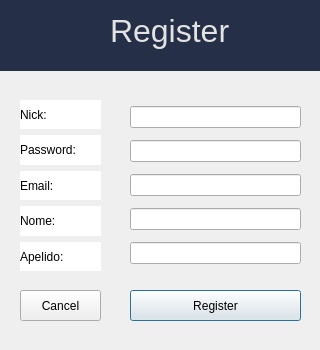
<?xml version="1.0" encoding="UTF-8"?>
<ui version="4.0">
 <class>Register</class>
 <widget class="QDialog" name="Register">
  <property name="geometry">
   <rect>
    <x>0</x>
    <y>0</y>
    <width>320</width>
    <height>350</height>
   </rect>
  </property>
  <property name="windowTitle">
   <string>Dialog</string>
  </property>
  <widget class="QPushButton" name="pushButton_2">
   <property name="geometry">
    <rect>
     <x>130</x>
     <y>290</y>
     <width>171</width>
     <height>31</height>
    </rect>
   </property>
   <property name="text">
    <string>Register</string>
   </property>
  </widget>
  <widget class="QWidget" name="verticalLayoutWidget_2">
   <property name="geometry">
    <rect>
     <x>130</x>
     <y>100</y>
     <width>171</width>
     <height>171</height>
    </rect>
   </property>
   <layout class="QVBoxLayout" name="Dados">
    <item>
     <widget class="QLineEdit" name="Nick"/>
    </item>
    <item>
     <widget class="QLineEdit" name="password_2"/>
    </item>
    <item>
     <widget class="QLineEdit" name="Email"/>
    </item>
    <item>
     <widget class="QLineEdit" name="Nome_2"/>
    </item>
    <item>
     <widget class="QLineEdit" name="Apelido_2"/>
    </item>
   </layout>
  </widget>
  <widget class="QLabel" name="label">
   <property name="geometry">
    <rect>
     <x>0</x>
     <y>0</y>
     <width>381</width>
     <height>71</height>
    </rect>
   </property>
   <property name="palette">
    <palette>
     <active>
      <colorrole role="WindowText">
       <brush brushstyle="SolidPattern">
        <color alpha="255">
         <red>0</red>
         <green>0</green>
         <blue>0</blue>
        </color>
       </brush>
      </colorrole>
      <colorrole role="Button">
       <brush brushstyle="SolidPattern">
        <color alpha="255">
         <red>230</red>
         <green>230</green>
         <blue>230</blue>
        </color>
       </brush>
      </colorrole>
      <colorrole role="Light">
       <brush brushstyle="SolidPattern">
        <color alpha="255">
         <red>255</red>
         <green>255</green>
         <blue>255</blue>
        </color>
       </brush>
      </colorrole>
      <colorrole role="Midlight">
       <brush brushstyle="SolidPattern">
        <color alpha="255">
         <red>242</red>
         <green>242</green>
         <blue>242</blue>
        </color>
       </brush>
      </colorrole>
      <colorrole role="Dark">
       <brush brushstyle="SolidPattern">
        <color alpha="255">
         <red>115</red>
         <green>115</green>
         <blue>115</blue>
        </color>
       </brush>
      </colorrole>
      <colorrole role="Mid">
       <brush brushstyle="SolidPattern">
        <color alpha="255">
         <red>153</red>
         <green>153</green>
         <blue>153</blue>
        </color>
       </brush>
      </colorrole>
      <colorrole role="Text">
       <brush brushstyle="SolidPattern">
        <color alpha="255">
         <red>0</red>
         <green>0</green>
         <blue>0</blue>
        </color>
       </brush>
      </colorrole>
      <colorrole role="BrightText">
       <brush brushstyle="SolidPattern">
        <color alpha="255">
         <red>255</red>
         <green>255</green>
         <blue>255</blue>
        </color>
       </brush>
      </colorrole>
      <colorrole role="ButtonText">
       <brush brushstyle="SolidPattern">
        <color alpha="255">
         <red>0</red>
         <green>0</green>
         <blue>0</blue>
        </color>
       </brush>
      </colorrole>
      <colorrole role="Base">
       <brush brushstyle="SolidPattern">
        <color alpha="255">
         <red>255</red>
         <green>255</green>
         <blue>255</blue>
        </color>
       </brush>
      </colorrole>
      <colorrole role="Window">
       <brush brushstyle="SolidPattern">
        <color alpha="255">
         <red>37</red>
         <green>47</green>
         <blue>72</blue>
        </color>
       </brush>
      </colorrole>
      <colorrole role="Shadow">
       <brush brushstyle="SolidPattern">
        <color alpha="255">
         <red>0</red>
         <green>0</green>
         <blue>0</blue>
        </color>
       </brush>
      </colorrole>
      <colorrole role="AlternateBase">
       <brush brushstyle="SolidPattern">
        <color alpha="255">
         <red>242</red>
         <green>242</green>
         <blue>242</blue>
        </color>
       </brush>
      </colorrole>
      <colorrole role="ToolTipBase">
       <brush brushstyle="SolidPattern">
        <color alpha="255">
         <red>255</red>
         <green>255</green>
         <blue>220</blue>
        </color>
       </brush>
      </colorrole>
      <colorrole role="ToolTipText">
       <brush brushstyle="SolidPattern">
        <color alpha="255">
         <red>0</red>
         <green>0</green>
         <blue>0</blue>
        </color>
       </brush>
      </colorrole>
     </active>
     <inactive>
      <colorrole role="WindowText">
       <brush brushstyle="SolidPattern">
        <color alpha="255">
         <red>0</red>
         <green>0</green>
         <blue>0</blue>
        </color>
       </brush>
      </colorrole>
      <colorrole role="Button">
       <brush brushstyle="SolidPattern">
        <color alpha="255">
         <red>230</red>
         <green>230</green>
         <blue>230</blue>
        </color>
       </brush>
      </colorrole>
      <colorrole role="Light">
       <brush brushstyle="SolidPattern">
        <color alpha="255">
         <red>255</red>
         <green>255</green>
         <blue>255</blue>
        </color>
       </brush>
      </colorrole>
      <colorrole role="Midlight">
       <brush brushstyle="SolidPattern">
        <color alpha="255">
         <red>242</red>
         <green>242</green>
         <blue>242</blue>
        </color>
       </brush>
      </colorrole>
      <colorrole role="Dark">
       <brush brushstyle="SolidPattern">
        <color alpha="255">
         <red>115</red>
         <green>115</green>
         <blue>115</blue>
        </color>
       </brush>
      </colorrole>
      <colorrole role="Mid">
       <brush brushstyle="SolidPattern">
        <color alpha="255">
         <red>153</red>
         <green>153</green>
         <blue>153</blue>
        </color>
       </brush>
      </colorrole>
      <colorrole role="Text">
       <brush brushstyle="SolidPattern">
        <color alpha="255">
         <red>0</red>
         <green>0</green>
         <blue>0</blue>
        </color>
       </brush>
      </colorrole>
      <colorrole role="BrightText">
       <brush brushstyle="SolidPattern">
        <color alpha="255">
         <red>255</red>
         <green>255</green>
         <blue>255</blue>
        </color>
       </brush>
      </colorrole>
      <colorrole role="ButtonText">
       <brush brushstyle="SolidPattern">
        <color alpha="255">
         <red>0</red>
         <green>0</green>
         <blue>0</blue>
        </color>
       </brush>
      </colorrole>
      <colorrole role="Base">
       <brush brushstyle="SolidPattern">
        <color alpha="255">
         <red>255</red>
         <green>255</green>
         <blue>255</blue>
        </color>
       </brush>
      </colorrole>
      <colorrole role="Window">
       <brush brushstyle="SolidPattern">
        <color alpha="255">
         <red>37</red>
         <green>47</green>
         <blue>72</blue>
        </color>
       </brush>
      </colorrole>
      <colorrole role="Shadow">
       <brush brushstyle="SolidPattern">
        <color alpha="255">
         <red>0</red>
         <green>0</green>
         <blue>0</blue>
        </color>
       </brush>
      </colorrole>
      <colorrole role="AlternateBase">
       <brush brushstyle="SolidPattern">
        <color alpha="255">
         <red>242</red>
         <green>242</green>
         <blue>242</blue>
        </color>
       </brush>
      </colorrole>
      <colorrole role="ToolTipBase">
       <brush brushstyle="SolidPattern">
        <color alpha="255">
         <red>255</red>
         <green>255</green>
         <blue>220</blue>
        </color>
       </brush>
      </colorrole>
      <colorrole role="ToolTipText">
       <brush brushstyle="SolidPattern">
        <color alpha="255">
         <red>0</red>
         <green>0</green>
         <blue>0</blue>
        </color>
       </brush>
      </colorrole>
     </inactive>
     <disabled>
      <colorrole role="WindowText">
       <brush brushstyle="SolidPattern">
        <color alpha="255">
         <red>115</red>
         <green>115</green>
         <blue>115</blue>
        </color>
       </brush>
      </colorrole>
      <colorrole role="Button">
       <brush brushstyle="SolidPattern">
        <color alpha="255">
         <red>230</red>
         <green>230</green>
         <blue>230</blue>
        </color>
       </brush>
      </colorrole>
      <colorrole role="Light">
       <brush brushstyle="SolidPattern">
        <color alpha="255">
         <red>255</red>
         <green>255</green>
         <blue>255</blue>
        </color>
       </brush>
      </colorrole>
      <colorrole role="Midlight">
       <brush brushstyle="SolidPattern">
        <color alpha="255">
         <red>242</red>
         <green>242</green>
         <blue>242</blue>
        </color>
       </brush>
      </colorrole>
      <colorrole role="Dark">
       <brush brushstyle="SolidPattern">
        <color alpha="255">
         <red>115</red>
         <green>115</green>
         <blue>115</blue>
        </color>
       </brush>
      </colorrole>
      <colorrole role="Mid">
       <brush brushstyle="SolidPattern">
        <color alpha="255">
         <red>153</red>
         <green>153</green>
         <blue>153</blue>
        </color>
       </brush>
      </colorrole>
      <colorrole role="Text">
       <brush brushstyle="SolidPattern">
        <color alpha="255">
         <red>115</red>
         <green>115</green>
         <blue>115</blue>
        </color>
       </brush>
      </colorrole>
      <colorrole role="BrightText">
       <brush brushstyle="SolidPattern">
        <color alpha="255">
         <red>255</red>
         <green>255</green>
         <blue>255</blue>
        </color>
       </brush>
      </colorrole>
      <colorrole role="ButtonText">
       <brush brushstyle="SolidPattern">
        <color alpha="255">
         <red>115</red>
         <green>115</green>
         <blue>115</blue>
        </color>
       </brush>
      </colorrole>
      <colorrole role="Base">
       <brush brushstyle="SolidPattern">
        <color alpha="255">
         <red>37</red>
         <green>47</green>
         <blue>72</blue>
        </color>
       </brush>
      </colorrole>
      <colorrole role="Window">
       <brush brushstyle="SolidPattern">
        <color alpha="255">
         <red>37</red>
         <green>47</green>
         <blue>72</blue>
        </color>
       </brush>
      </colorrole>
      <colorrole role="Shadow">
       <brush brushstyle="SolidPattern">
        <color alpha="255">
         <red>0</red>
         <green>0</green>
         <blue>0</blue>
        </color>
       </brush>
      </colorrole>
      <colorrole role="AlternateBase">
       <brush brushstyle="SolidPattern">
        <color alpha="255">
         <red>230</red>
         <green>230</green>
         <blue>230</blue>
        </color>
       </brush>
      </colorrole>
      <colorrole role="ToolTipBase">
       <brush brushstyle="SolidPattern">
        <color alpha="255">
         <red>255</red>
         <green>255</green>
         <blue>220</blue>
        </color>
       </brush>
      </colorrole>
      <colorrole role="ToolTipText">
       <brush brushstyle="SolidPattern">
        <color alpha="255">
         <red>0</red>
         <green>0</green>
         <blue>0</blue>
        </color>
       </brush>
      </colorrole>
     </disabled>
    </palette>
   </property>
   <property name="autoFillBackground">
    <bool>true</bool>
   </property>
   <property name="text">
    <string/>
   </property>
   <property name="scaledContents">
    <bool>false</bool>
   </property>
  </widget>
  <widget class="QPushButton" name="pushButton">
   <property name="geometry">
    <rect>
     <x>20</x>
     <y>290</y>
     <width>81</width>
     <height>31</height>
    </rect>
   </property>
   <property name="text">
    <string>Cancel</string>
   </property>
  </widget>
  <widget class="QLabel" name="label_2">
   <property name="geometry">
    <rect>
     <x>110</x>
     <y>10</y>
     <width>121</width>
     <height>41</height>
    </rect>
   </property>
   <property name="palette">
    <palette>
     <active>
      <colorrole role="WindowText">
       <brush brushstyle="SolidPattern">
        <color alpha="255">
         <red>227</red>
         <green>227</green>
         <blue>227</blue>
        </color>
       </brush>
      </colorrole>
      <colorrole role="Text">
       <brush brushstyle="SolidPattern">
        <color alpha="255">
         <red>255</red>
         <green>255</green>
         <blue>255</blue>
        </color>
       </brush>
      </colorrole>
     </active>
     <inactive>
      <colorrole role="WindowText">
       <brush brushstyle="SolidPattern">
        <color alpha="255">
         <red>227</red>
         <green>227</green>
         <blue>227</blue>
        </color>
       </brush>
      </colorrole>
      <colorrole role="Text">
       <brush brushstyle="SolidPattern">
        <color alpha="255">
         <red>255</red>
         <green>255</green>
         <blue>255</blue>
        </color>
       </brush>
      </colorrole>
     </inactive>
     <disabled>
      <colorrole role="WindowText">
       <brush brushstyle="SolidPattern">
        <color alpha="255">
         <red>120</red>
         <green>120</green>
         <blue>120</blue>
        </color>
       </brush>
      </colorrole>
      <colorrole role="Text">
       <brush brushstyle="SolidPattern">
        <color alpha="255">
         <red>120</red>
         <green>120</green>
         <blue>120</blue>
        </color>
       </brush>
      </colorrole>
     </disabled>
    </palette>
   </property>
   <property name="font">
    <font>
     <family>Arial</family>
     <pointsize>24</pointsize>
     <weight>50</weight>
     <bold>false</bold>
    </font>
   </property>
   <property name="text">
    <string>Register</string>
   </property>
  </widget>
  <widget class="QWidget" name="verticalLayoutWidget">
   <property name="geometry">
    <rect>
     <x>20</x>
     <y>100</y>
     <width>81</width>
     <height>171</height>
    </rect>
   </property>
   <layout class="QVBoxLayout" name="verticalLayout">
    <property name="sizeConstraint">
     <enum>QLayout::SetDefaultConstraint</enum>
    </property>
    <item>
     <widget class="QLabel" name="nick">
      <property name="palette">
       <palette>
        <active>
         <colorrole role="Base">
          <brush brushstyle="SolidPattern">
           <color alpha="255">
            <red>255</red>
            <green>255</green>
            <blue>255</blue>
           </color>
          </brush>
         </colorrole>
         <colorrole role="Window">
          <brush brushstyle="SolidPattern">
           <color alpha="255">
            <red>255</red>
            <green>255</green>
            <blue>255</blue>
           </color>
          </brush>
         </colorrole>
        </active>
        <inactive>
         <colorrole role="Base">
          <brush brushstyle="SolidPattern">
           <color alpha="255">
            <red>255</red>
            <green>255</green>
            <blue>255</blue>
           </color>
          </brush>
         </colorrole>
         <colorrole role="Window">
          <brush brushstyle="SolidPattern">
           <color alpha="255">
            <red>255</red>
            <green>255</green>
            <blue>255</blue>
           </color>
          </brush>
         </colorrole>
        </inactive>
        <disabled>
         <colorrole role="Base">
          <brush brushstyle="SolidPattern">
           <color alpha="255">
            <red>255</red>
            <green>255</green>
            <blue>255</blue>
           </color>
          </brush>
         </colorrole>
         <colorrole role="Window">
          <brush brushstyle="SolidPattern">
           <color alpha="255">
            <red>255</red>
            <green>255</green>
            <blue>255</blue>
           </color>
          </brush>
         </colorrole>
        </disabled>
       </palette>
      </property>
      <property name="autoFillBackground">
       <bool>true</bool>
      </property>
      <property name="text">
       <string>Nick:</string>
      </property>
      <property name="scaledContents">
       <bool>false</bool>
      </property>
      <property name="margin">
       <number>0</number>
      </property>
      <property name="indent">
       <number>-1</number>
      </property>
      <property name="textInteractionFlags">
       <set>Qt::NoTextInteraction</set>
      </property>
     </widget>
    </item>
    <item>
     <widget class="QLabel" name="password">
      <property name="palette">
       <palette>
        <active>
         <colorrole role="Base">
          <brush brushstyle="SolidPattern">
           <color alpha="255">
            <red>255</red>
            <green>255</green>
            <blue>255</blue>
           </color>
          </brush>
         </colorrole>
         <colorrole role="Window">
          <brush brushstyle="SolidPattern">
           <color alpha="255">
            <red>255</red>
            <green>255</green>
            <blue>255</blue>
           </color>
          </brush>
         </colorrole>
        </active>
        <inactive>
         <colorrole role="Base">
          <brush brushstyle="SolidPattern">
           <color alpha="255">
            <red>255</red>
            <green>255</green>
            <blue>255</blue>
           </color>
          </brush>
         </colorrole>
         <colorrole role="Window">
          <brush brushstyle="SolidPattern">
           <color alpha="255">
            <red>255</red>
            <green>255</green>
            <blue>255</blue>
           </color>
          </brush>
         </colorrole>
        </inactive>
        <disabled>
         <colorrole role="Base">
          <brush brushstyle="SolidPattern">
           <color alpha="255">
            <red>255</red>
            <green>255</green>
            <blue>255</blue>
           </color>
          </brush>
         </colorrole>
         <colorrole role="Window">
          <brush brushstyle="SolidPattern">
           <color alpha="255">
            <red>255</red>
            <green>255</green>
            <blue>255</blue>
           </color>
          </brush>
         </colorrole>
        </disabled>
       </palette>
      </property>
      <property name="autoFillBackground">
       <bool>true</bool>
      </property>
      <property name="text">
       <string>Password:</string>
      </property>
      <property name="textInteractionFlags">
       <set>Qt::NoTextInteraction</set>
      </property>
     </widget>
    </item>
    <item>
     <widget class="QLabel" name="email">
      <property name="palette">
       <palette>
        <active>
         <colorrole role="Base">
          <brush brushstyle="SolidPattern">
           <color alpha="255">
            <red>255</red>
            <green>255</green>
            <blue>255</blue>
           </color>
          </brush>
         </colorrole>
         <colorrole role="Window">
          <brush brushstyle="SolidPattern">
           <color alpha="255">
            <red>255</red>
            <green>255</green>
            <blue>255</blue>
           </color>
          </brush>
         </colorrole>
        </active>
        <inactive>
         <colorrole role="Base">
          <brush brushstyle="SolidPattern">
           <color alpha="255">
            <red>255</red>
            <green>255</green>
            <blue>255</blue>
           </color>
          </brush>
         </colorrole>
         <colorrole role="Window">
          <brush brushstyle="SolidPattern">
           <color alpha="255">
            <red>255</red>
            <green>255</green>
            <blue>255</blue>
           </color>
          </brush>
         </colorrole>
        </inactive>
        <disabled>
         <colorrole role="Base">
          <brush brushstyle="SolidPattern">
           <color alpha="255">
            <red>255</red>
            <green>255</green>
            <blue>255</blue>
           </color>
          </brush>
         </colorrole>
         <colorrole role="Window">
          <brush brushstyle="SolidPattern">
           <color alpha="255">
            <red>255</red>
            <green>255</green>
            <blue>255</blue>
           </color>
          </brush>
         </colorrole>
        </disabled>
       </palette>
      </property>
      <property name="autoFillBackground">
       <bool>true</bool>
      </property>
      <property name="text">
       <string>Email:</string>
      </property>
      <property name="margin">
       <number>2</number>
      </property>
      <property name="textInteractionFlags">
       <set>Qt::NoTextInteraction</set>
      </property>
     </widget>
    </item>
    <item>
     <widget class="QLabel" name="Nome">
      <property name="palette">
       <palette>
        <active>
         <colorrole role="Base">
          <brush brushstyle="SolidPattern">
           <color alpha="255">
            <red>255</red>
            <green>255</green>
            <blue>255</blue>
           </color>
          </brush>
         </colorrole>
         <colorrole role="Window">
          <brush brushstyle="SolidPattern">
           <color alpha="255">
            <red>255</red>
            <green>255</green>
            <blue>255</blue>
           </color>
          </brush>
         </colorrole>
        </active>
        <inactive>
         <colorrole role="Base">
          <brush brushstyle="SolidPattern">
           <color alpha="255">
            <red>255</red>
            <green>255</green>
            <blue>255</blue>
           </color>
          </brush>
         </colorrole>
         <colorrole role="Window">
          <brush brushstyle="SolidPattern">
           <color alpha="255">
            <red>255</red>
            <green>255</green>
            <blue>255</blue>
           </color>
          </brush>
         </colorrole>
        </inactive>
        <disabled>
         <colorrole role="Base">
          <brush brushstyle="SolidPattern">
           <color alpha="255">
            <red>255</red>
            <green>255</green>
            <blue>255</blue>
           </color>
          </brush>
         </colorrole>
         <colorrole role="Window">
          <brush brushstyle="SolidPattern">
           <color alpha="255">
            <red>255</red>
            <green>255</green>
            <blue>255</blue>
           </color>
          </brush>
         </colorrole>
        </disabled>
       </palette>
      </property>
      <property name="autoFillBackground">
       <bool>true</bool>
      </property>
      <property name="text">
       <string>Nome:</string>
      </property>
      <property name="textInteractionFlags">
       <set>Qt::NoTextInteraction</set>
      </property>
     </widget>
    </item>
    <item>
     <widget class="QLabel" name="Apelido">
      <property name="palette">
       <palette>
        <active>
         <colorrole role="Base">
          <brush brushstyle="SolidPattern">
           <color alpha="255">
            <red>255</red>
            <green>255</green>
            <blue>255</blue>
           </color>
          </brush>
         </colorrole>
         <colorrole role="Window">
          <brush brushstyle="SolidPattern">
           <color alpha="255">
            <red>255</red>
            <green>255</green>
            <blue>255</blue>
           </color>
          </brush>
         </colorrole>
        </active>
        <inactive>
         <colorrole role="Base">
          <brush brushstyle="SolidPattern">
           <color alpha="255">
            <red>255</red>
            <green>255</green>
            <blue>255</blue>
           </color>
          </brush>
         </colorrole>
         <colorrole role="Window">
          <brush brushstyle="SolidPattern">
           <color alpha="255">
            <red>255</red>
            <green>255</green>
            <blue>255</blue>
           </color>
          </brush>
         </colorrole>
        </inactive>
        <disabled>
         <colorrole role="Base">
          <brush brushstyle="SolidPattern">
           <color alpha="255">
            <red>255</red>
            <green>255</green>
            <blue>255</blue>
           </color>
          </brush>
         </colorrole>
         <colorrole role="Window">
          <brush brushstyle="SolidPattern">
           <color alpha="255">
            <red>255</red>
            <green>255</green>
            <blue>255</blue>
           </color>
          </brush>
         </colorrole>
        </disabled>
       </palette>
      </property>
      <property name="autoFillBackground">
       <bool>true</bool>
      </property>
      <property name="text">
       <string>Apelido:</string>
      </property>
     </widget>
    </item>
   </layout>
  </widget>
 </widget>
 <resources/>
 <connections/>
</ui>
